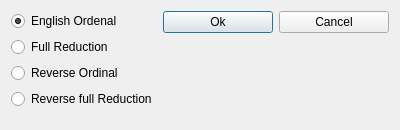
<?xml version="1.0" encoding="UTF-8"?>
<ui version="4.0">
 <class>selectDialog</class>
 <widget class="QDialog" name="selectDialog">
  <property name="geometry">
   <rect>
    <x>0</x>
    <y>0</y>
    <width>400</width>
    <height>130</height>
   </rect>
  </property>
  <property name="windowTitle">
   <string>Select searchpattern</string>
  </property>
  <layout class="QFormLayout" name="formLayout">
   <item row="0" column="0">
    <layout class="QVBoxLayout" name="verticalLayout_2">
     <item>
      <widget class="QRadioButton" name="radioButton1">
       <property name="text">
        <string>English Ordenal</string>
       </property>
       <property name="checked">
        <bool>true</bool>
       </property>
      </widget>
     </item>
     <item>
      <widget class="QRadioButton" name="radioButton2">
       <property name="text">
        <string>Full Reduction</string>
       </property>
      </widget>
     </item>
     <item>
      <widget class="QRadioButton" name="radioButton3">
       <property name="text">
        <string>Reverse Ordinal</string>
       </property>
      </widget>
     </item>
     <item>
      <widget class="QRadioButton" name="radioButton4">
       <property name="text">
        <string>Reverse full Reduction</string>
       </property>
      </widget>
     </item>
    </layout>
   </item>
   <item row="0" column="1">
    <layout class="QHBoxLayout" name="horizontalLayout">
     <item>
      <widget class="QPushButton" name="pushButton">
       <property name="text">
        <string>Ok</string>
       </property>
      </widget>
     </item>
     <item>
      <widget class="QPushButton" name="pushButton_2">
       <property name="text">
        <string>Cancel</string>
       </property>
      </widget>
     </item>
    </layout>
   </item>
  </layout>
 </widget>
 <resources/>
 <connections>
  <connection>
   <sender>pushButton</sender>
   <signal>clicked()</signal>
   <receiver>selectDialog</receiver>
   <slot>accept()</slot>
   <hints>
    <hint type="sourcelabel">
     <x>227</x>
     <y>68</y>
    </hint>
    <hint type="destinationlabel">
     <x>207</x>
     <y>95</y>
    </hint>
   </hints>
  </connection>
  <connection>
   <sender>pushButton_2</sender>
   <signal>clicked()</signal>
   <receiver>selectDialog</receiver>
   <slot>close()</slot>
   <hints>
    <hint type="sourcelabel">
     <x>334</x>
     <y>70</y>
    </hint>
    <hint type="destinationlabel">
     <x>359</x>
     <y>98</y>
    </hint>
   </hints>
  </connection>
 </connections>
</ui>
